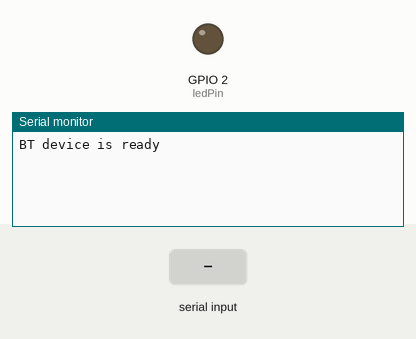
A sketch run on a simulated ESP32. On the bench: output pins drawn as LEDs (lit = HIGH), the last lines printed to the serial monitor. The inputs (shaded band) are chosen by the test bench. Nothing arrives over Bluetooth unless stated.

Above: at 1.2 s.
1.3 s: "aan\n" received over the second serial link
At 3.5 s:
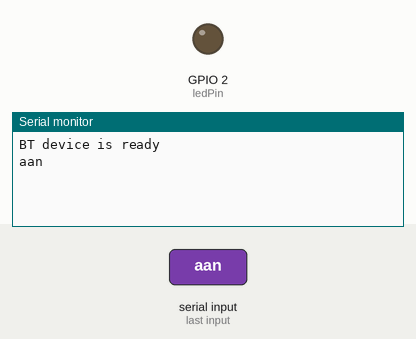
3.8 s: "uit\n" received over the second serial link
At 5.7 s:
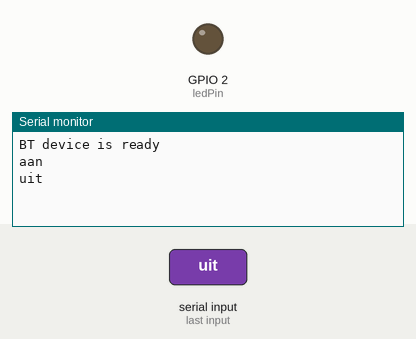
6.3 s: "1\n" received over the second serial link
At 8.8 s:
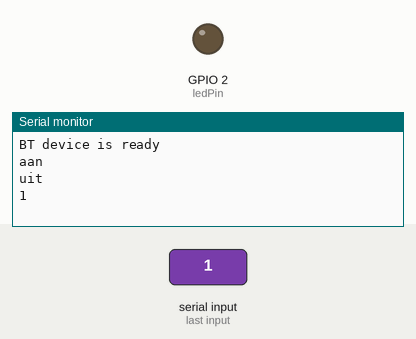

The sketch:

server.ino
```cpp
#include "BluetoothSerial.h"

BluetoothSerial SerialBT;
String commando;
int ledPin=2;

void setup() {
  Serial.begin(115200);
  pinMode(ledPin,OUTPUT);
  digitalWrite(ledPin,LOW);
  SerialBT.begin("ESP32PS"); //Bluetooth device name
  Serial.println("BT device is ready");
}

void loop() {
  if (SerialBT.available()) {
    commando=(SerialBT.readStringUntil('\r'));
    Serial.println(commando);
    if (commando=="aan"){
      digitalWrite(ledPin,HIGH);
      SerialBT.println("Led werd aangezet");
    } else if (commando=="uit"){
      digitalWrite(ledPin,LOW);
      SerialBT.println("Led werd uitgezet");
    }
  }
}
```

Measured:
- after the input at 1.3 s, the serial monitor: prints a new line after 1.0 s (image 1)
- after the input at 3.8 s, the serial monitor: prints a new line after 1.0 s (image 2)
- after the input at 6.3 s, the serial monitor: prints a new line after 1.0 s (image 3)
